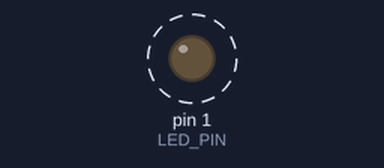
This sketch was run on a simulated Arduino Uno, built with avr-gcc and run on an emulated ATmega328P. On the bench: output pins drawn as LEDs (lit = HIGH). Dashed ring = blinking.

Above: at 0.5 s.
Timing chart, 0 to 4.6 s (numbered marks = the images above):
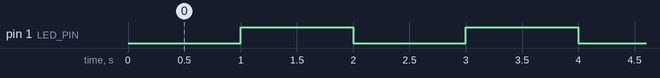

The sketch:

Millis-Blink.ino
```cpp
// PHY pin 2 -> SW Pin 3
// PHY pin 3 -> SW Pin 4
// PHY pin 5 -> SW Pin 0
// PHY pin 6 -> SW Pin 1
// PHY pin 7 -> SW Pin 2

#define LED_PIN 1
#define BLINK_INTERVAL 1000

unsigned long previousMillis = 0;
bool ledState = LOW;

void setup() {
  pinMode(LED_PIN, OUTPUT);
}

void loop() {
  unsigned long currentMillis = millis();

  if (currentMillis - previousMillis >= BLINK_INTERVAL) {
    previousMillis = currentMillis;

    ledState = !ledState;
    digitalWrite(LED_PIN, ledState);
  }
}
```

Measured:
- by itself, pin 1 (LED_PIN): alternates HIGH for 1.0 s and LOW for 1.0 s
